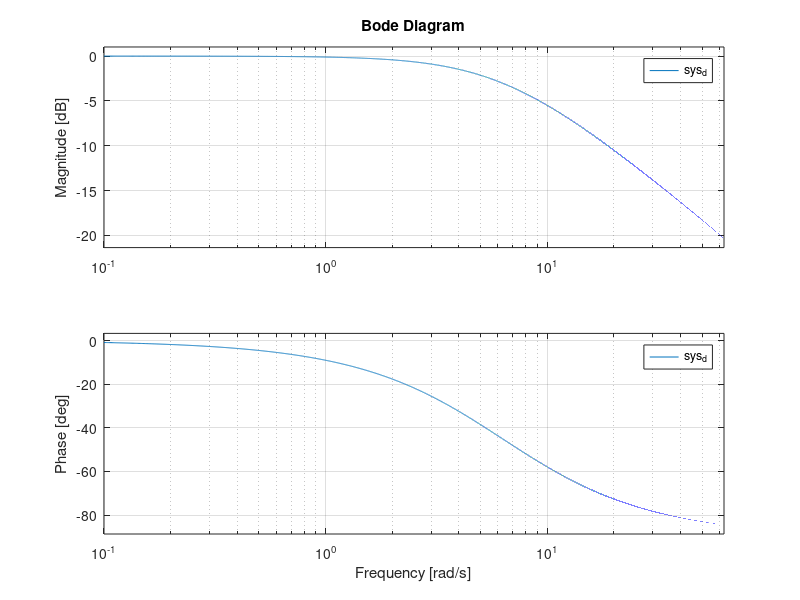
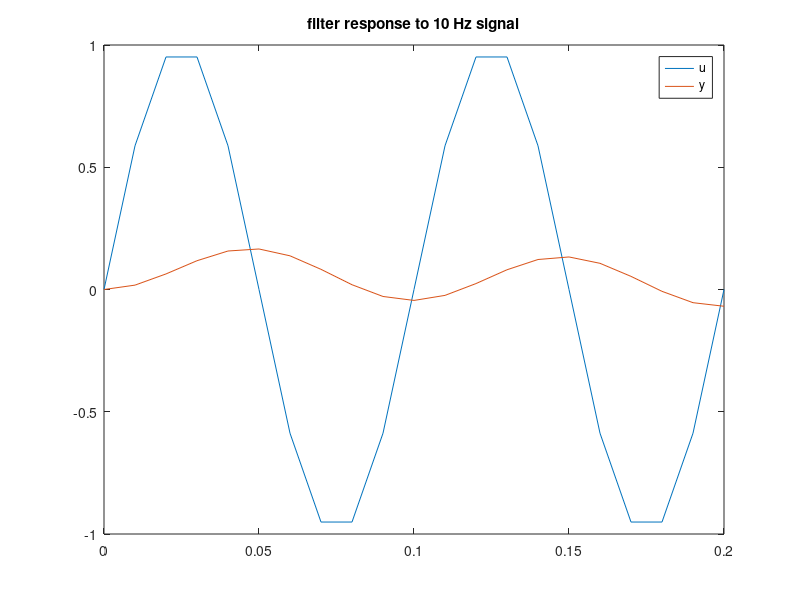
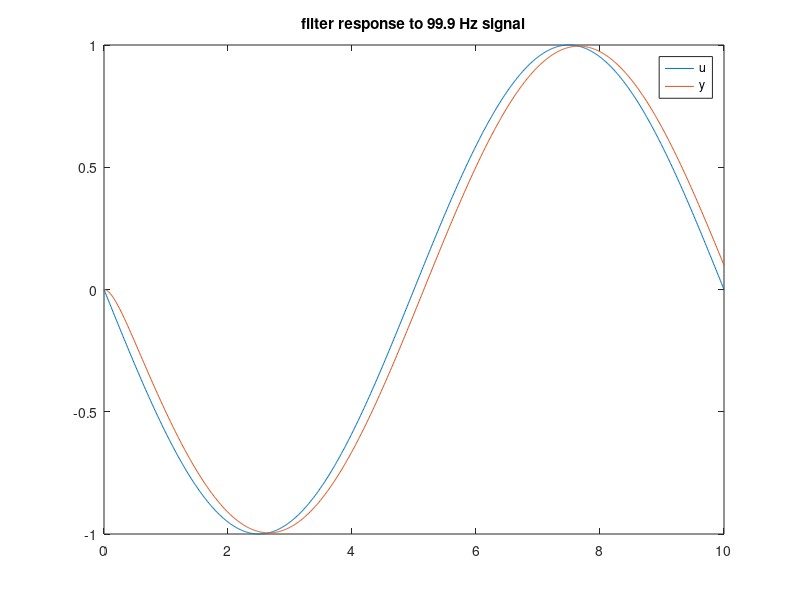

Here is the MATLAB script that generated these plots, in order:
clear all; close all;
pkg load control

% filter bandwidth in Hz
bw = 1;

% filter sample rate in Hz
sample_rate = 100;

% continuous time filter (infinite sample rate)
sys = tf(bw*2*pi,[1 bw*2*pi]);

% discrete time filter
sys_d = c2d(sys,1/sample_rate,'tustin');

% frequencies to evaluate filter over
omega = linspace(.1, 10*2*pi,50000);

% plot side-by-side view of transfer functions
figure;
bode(sys_d,omega)
print -djpeg filter_bode.jpg

% show reponse to a 10 Hz signal
freq = 10;
t = 0:1/sample_rate:2/freq;
u = sin(2*pi*freq*t);
y = zeros(size(u));

for i = 2:length(t)
	y(i) = 0.03046*u(i) + 0.03046*u(i-1) + 0.9391*y(i-1);
end

figure;
plot(t,u)
hold all;
plot(t,y)
legend('u','y')
title('filter response to 10 Hz signal')
print -djpeg filter_10Hz.jpg

% show reponse to a 99.9 Hz signal (which will alias to 0.1 Hz)
freq = 99.9;
t = 0:1/sample_rate:10;
u = sin(2*pi*freq*t);
y = zeros(size(u));

for i = 2:length(t)
	y(i) = 0.03046*u(i) + 0.03046*u(i-1) + 0.9391*y(i-1);
end

figure;
plot(t,u)
hold all;
plot(t,y)
legend('u','y')
title('filter response to 99.9 Hz signal')
print -djpeg filter_99_9Hz.jpg